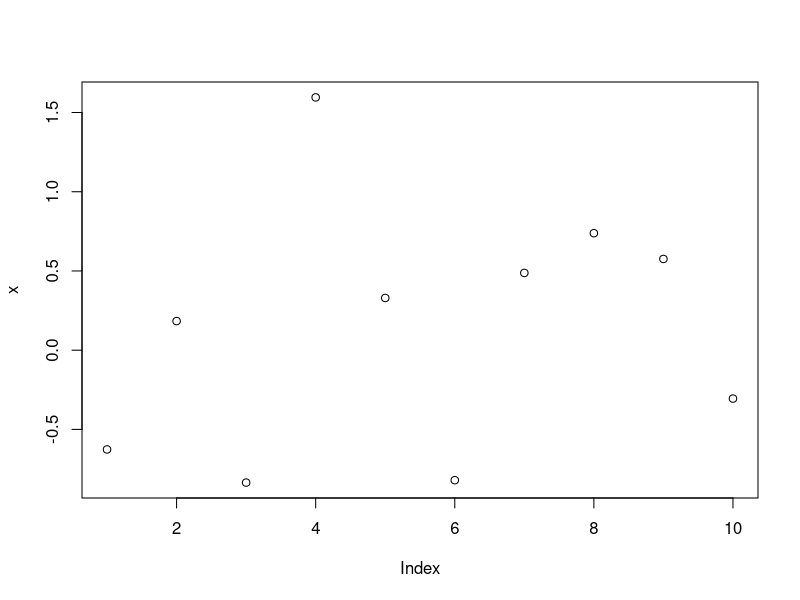

Recreate this plot in R.
## ---- chunk 1
set.seed(1)
x <- rnorm(10)
## ---- chunk 2
plot(x)
## ---- chunk 3
library(dplyr)
df <- mtcars %>%
    mutate(make_model = row.names(mtcars)) %>%
    filter(cyl == 4) %>%    
    select(make_model, mpg, wt) %>%
    mutate(wt = wt*1000) %>%
    arrange(make_model)
knitr::kable(df) 
